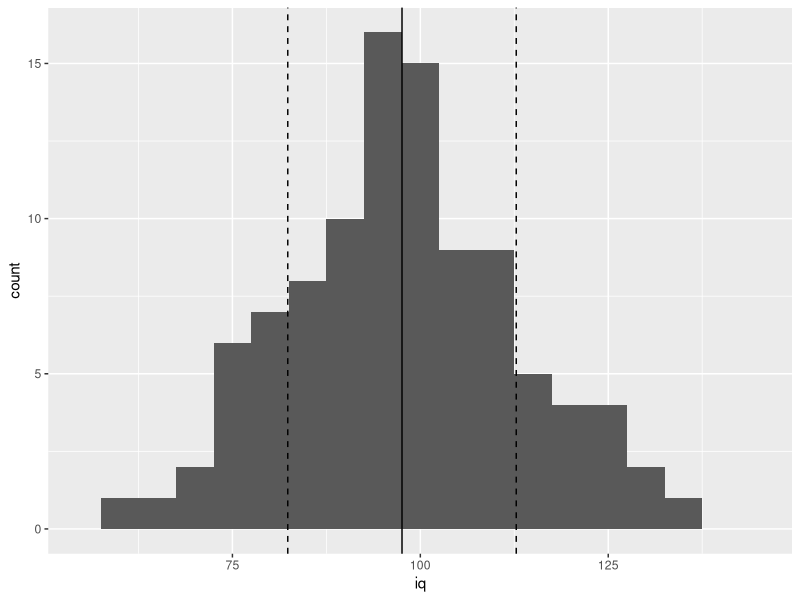
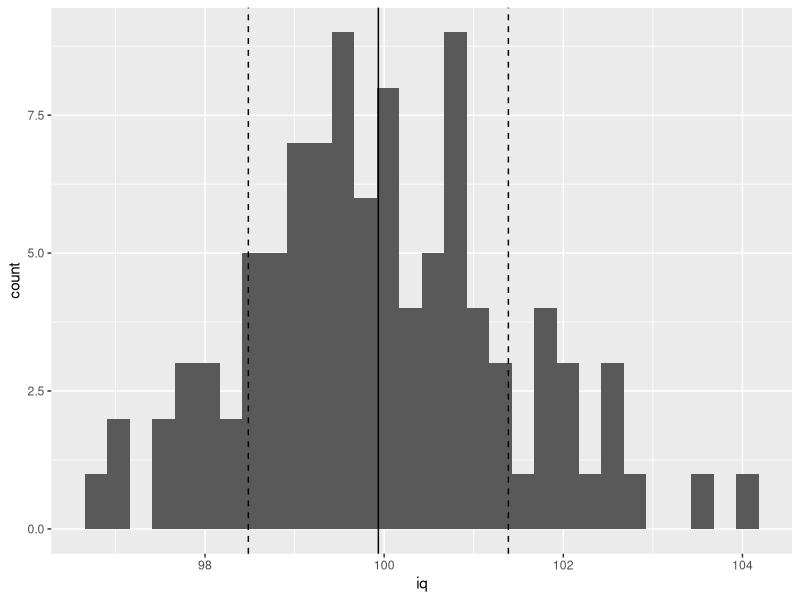
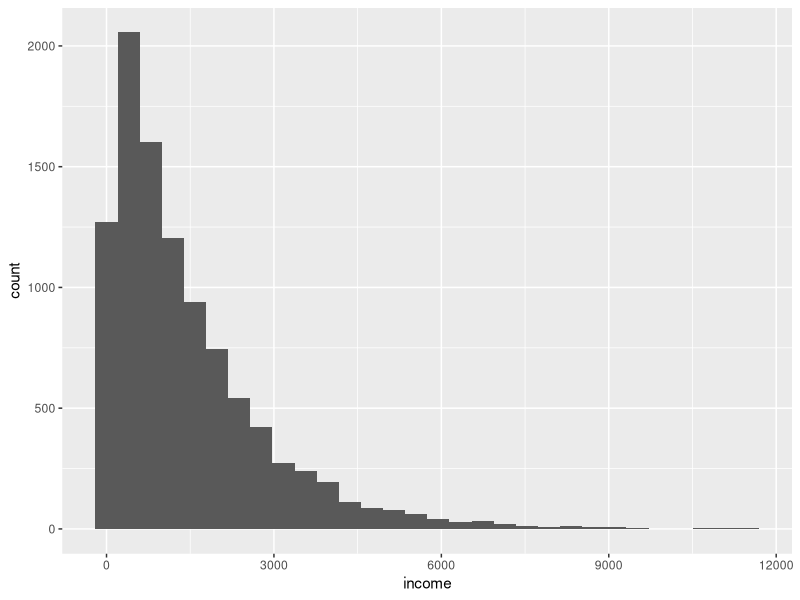
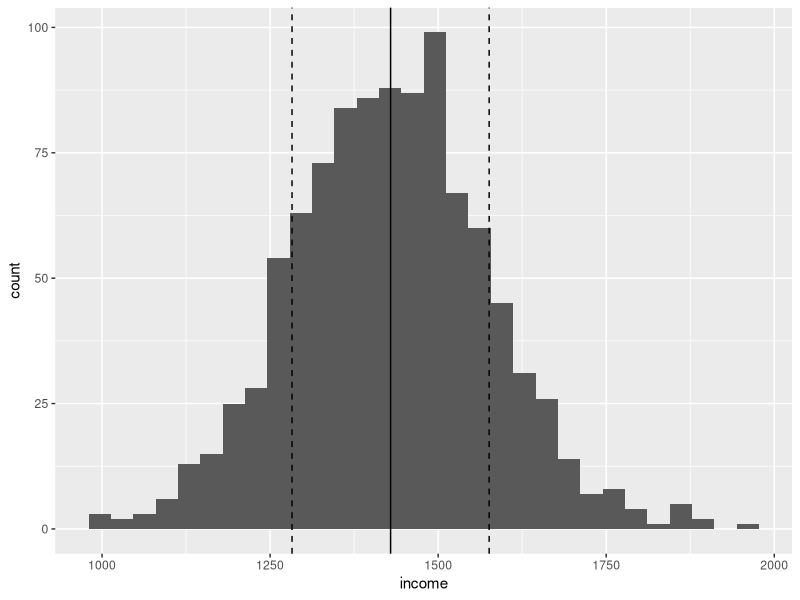
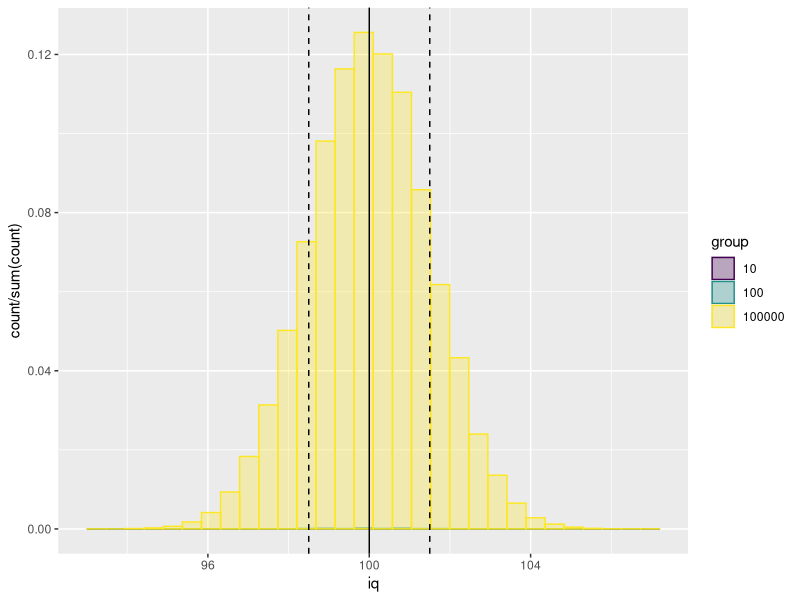

R code for these plots, in order:
## ---- chunk 1
#| label: setup
#| echo: false
#| warning: false

set.seed(2303)
library(tidyverse)
iq <- 0
while (round(mean(iq)) != 98) {
    iq <- rnorm(100, 100, 15)
}
iq <- tibble(iq = iq)
## ---- chunk 2
ggplot(iq, aes(iq)) +
    geom_histogram(binwidth = 5) +
    geom_vline(xintercept = mean(iq$iq)) +
    geom_vline(xintercept = c(mean(iq$iq) - sd(iq$iq), mean(iq$iq) + sd(iq$iq)), linetype = "dashed") +
    xlim(100 - 15 * 3, 100 + 15 * 3)
## ---- chunk 3
iq_pop <- tibble(iq = map_dbl(1:100, \(x) mean(rnorm(100, 100, 15))))

ggplot(iq_pop, aes(iq)) +
    geom_histogram() +
    geom_vline(xintercept = mean(iq_pop$iq)) +
    geom_vline(xintercept = c(mean(iq_pop$iq) - sd(iq_pop$iq), mean(iq_pop$iq) + sd(iq_pop$iq)), linetype = "dashed")
## ---- chunk 4
rexp(10000, 0.0007) %>%
    tibble(income = .) %>%
    ggplot(aes(income)) +
    geom_histogram()
## ---- chunk 5
income <- tibble(income = map_vec(1:1000, \(x) mean(rexp(100, 0.0007))))

ggplot(income, aes(income)) +
    geom_histogram() +
    geom_vline(xintercept = mean(income$income)) +
    geom_vline(xintercept = c(mean(income$income) - sd(income$income), mean(income$income) + sd(income$income)), linetype = "dashed")
## ---- chunk 6
tibble(group = c(rep("10", 10), rep("100", 100), rep("100000", 100000)), iq = map_vec(seq(length(group)), \(x) mean(rnorm(100, 100, 15)))) %>%
    mutate(group = factor(group, ordered = TRUE)) %>%
    ggplot(aes(iq, fill = group, colour = group, group = group)) +
    geom_histogram(aes(y = after_stat(count / sum(count))), alpha = 0.3, position = "identity") +
    geom_vline(xintercept = 100) +
    geom_vline(xintercept = c(98.5, 101.5), linetype = "dashed")
